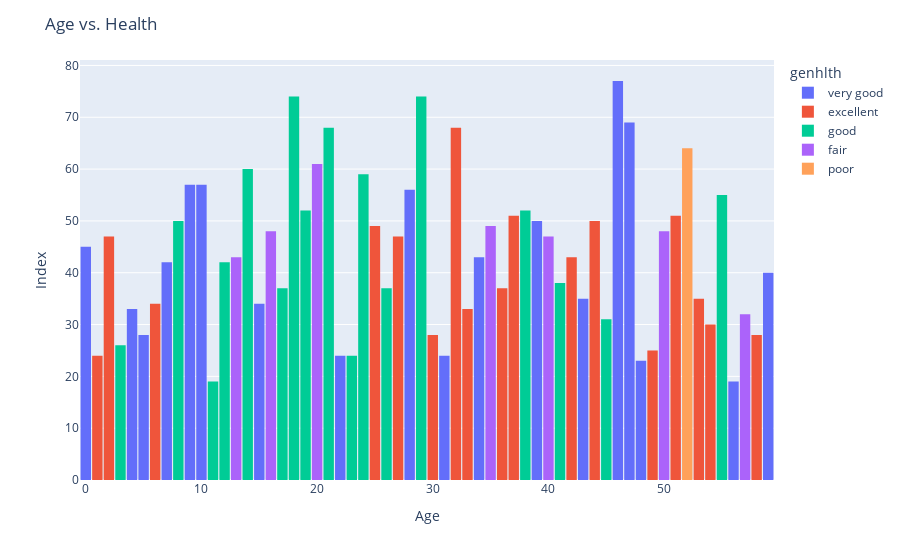

Here is the notebook cell this chart was saved with:
### Code cell
# Your code here
fig = px.bar(DF_new,
            y='age',
            color='genhlth',
            opacity=1
            )
fig.update_layout(bargap=0.1,
                 title='Age vs. Health',
                 xaxis_title='Age',
                 yaxis_title='Index'
                 )
fig.update_traces(dict(marker_line_width=0))

fig.show()

### Figure 1 — Plotly figure (JSON) as saved in the notebook; plotly's stock layout.template omitted (floating-point values rounded to 4 significant figures)
{"data": [{"alignmentgroup": "True", "hovertemplate": "genhlth=very good<br>index=%{x}<br>age=%{y}<extra></extra>", "legendgroup": "very good", "marker": {"color": "#636efa", "line": {"width": 0}, "opacity": 1, "pattern": {"shape": ""}}, "name": "very good", "offsetgroup": "very good", "orientation": "v", "showlegend": true, "textposition": "auto", "type": "bar", "x": [0, 4, 5, 7, 9, 10, 15, 22, 28, 31, 34, 39, 43, 46, 47, 48, 56, 59], "xaxis": "x", "y": [45, 33, 28, 42, 57, 57, 34, 24, 56, 24, 43, 50, 35, 77, 69, 23, 19, 40], "yaxis": "y"}, {"alignmentgroup": "True", "hovertemplate": "genhlth=excellent<br>index=%{x}<br>age=%{y}<extra></extra>", "legendgroup": "excellent", "marker": {"color": "#EF553B", "line": {"width": 0}, "opacity": 1, "pattern": {"shape": ""}}, "name": "excellent", "offsetgroup": "excellent", "orientation": "v", "showlegend": true, "textposition": "auto", "type": "bar", "x": [1, 2, 6, 25, 27, 30, 32, 33, 36, 37, 42, 44, 49, 51, 53, 54, 58], "xaxis": "x", "y": [24, 47, 34, 49, 47, 28, 68, 33, 37, 51, 43, 50, 25, 51, 35, 30, 28], "yaxis": "y"}, {"alignmentgroup": "True", "hovertemplate": "genhlth=good<br>index=%{x}<br>age=%{y}<extra></extra>", "legendgroup": "good", "marker": {"color": "#00cc96", "line": {"width": 0}, "opacity": 1, "pattern": {"shape": ""}}, "name": "good", "offsetgroup": "good", "orientation": "v", "showlegend": true, "textposition": "auto", "type": "bar", "x": [3, 8, 11, 12, 14, 17, 18, 19, 21, 23, 24, 26, 29, 38, 41, 45, 55], "xaxis": "x", "y": [26, 50, 19, 42, 60, 37, 74, 52, 68, 24, 59, 37, 74, 52, 38, 31, 55], "yaxis": "y"}, {"alignmentgroup": "True", "hovertemplate": "genhlth=fair<br>index=%{x}<br>age=%{y}<extra></extra>", "legendgroup": "fair", "marker": {"color": "#ab63fa", "line": {"width": 0}, "opacity": 1, "pattern": {"shape": ""}}, "name": "fair", "offsetgroup": "fair", "orientation": "v", "showlegend": true, "textposition": "auto", "type": "bar", "x": [13, 16, 20, 35, 40, 50, 57], "xaxis": "x", "y": [43, 48, 61, 49, 47, 48, 32], "yaxis": "y"}, {"alignmentgroup": "True", "hovertemplate": "genhlth=poor<br>index=%{x}<br>age=%{y}<extra></extra>", "legendgroup": "poor", "marker": {"color": "#FFA15A", "line": {"width": 0}, "opacity": 1, "pattern": {"shape": ""}}, "name": "poor", "offsetgroup": "poor", "orientation": "v", "showlegend": true, "textposition": "auto", "type": "bar", "x": [52], "xaxis": "x", "y": [64], "yaxis": "y"}], "layout": {"autosize": true, "bargap": 0.1, "barmode": "relative", "legend": {"title": {"text": "genhlth"}, "tracegroupgap": 0}, "margin": {"t": 60}, "title": {"text": "Age vs. Health"}, "xaxis": {"anchor": "y", "autorange": true, "domain": [0, 1], "range": [-0.5, 59.5], "title": {"text": "Age"}, "type": "linear"}, "yaxis": {"anchor": "x", "autorange": true, "domain": [0, 1], "range": [0, 81.05], "title": {"text": "Index"}, "type": "linear"}}}
